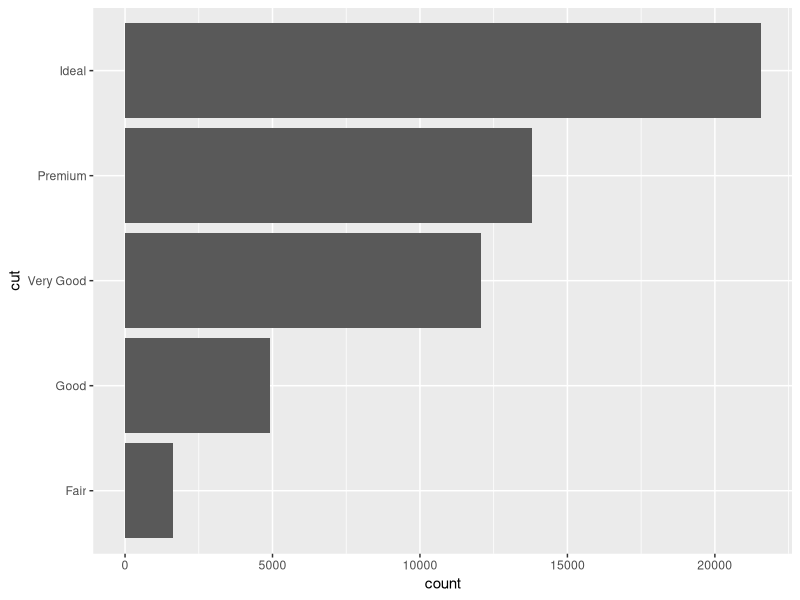
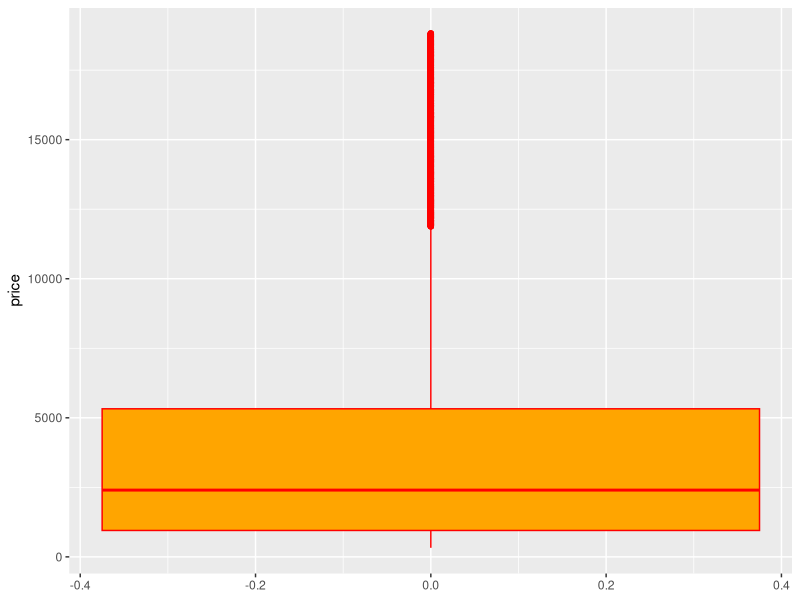
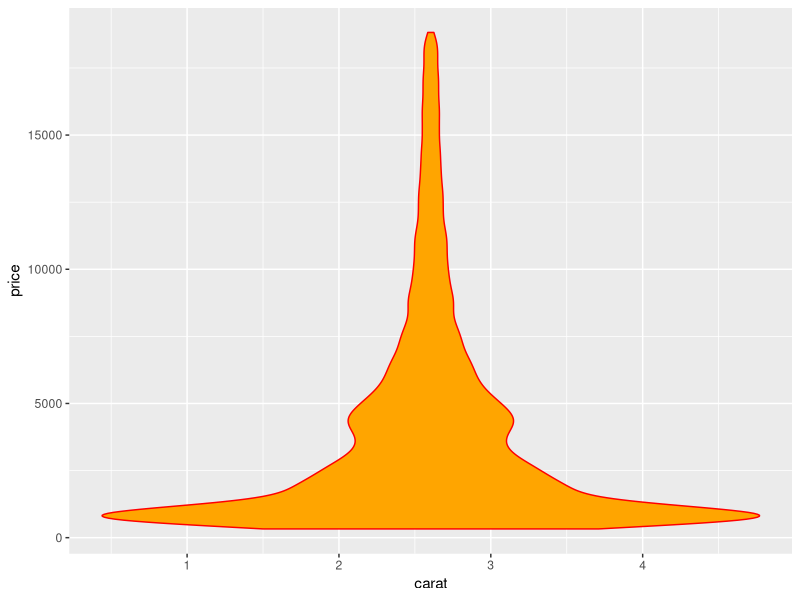
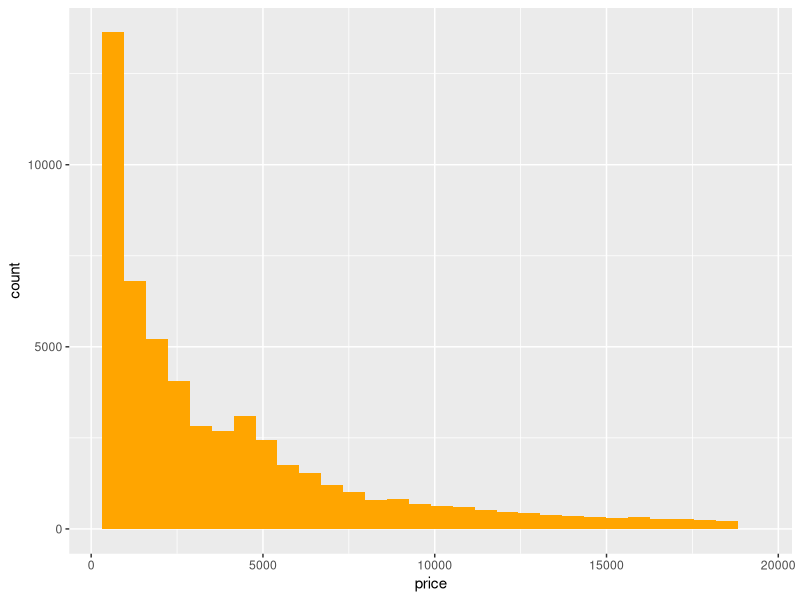
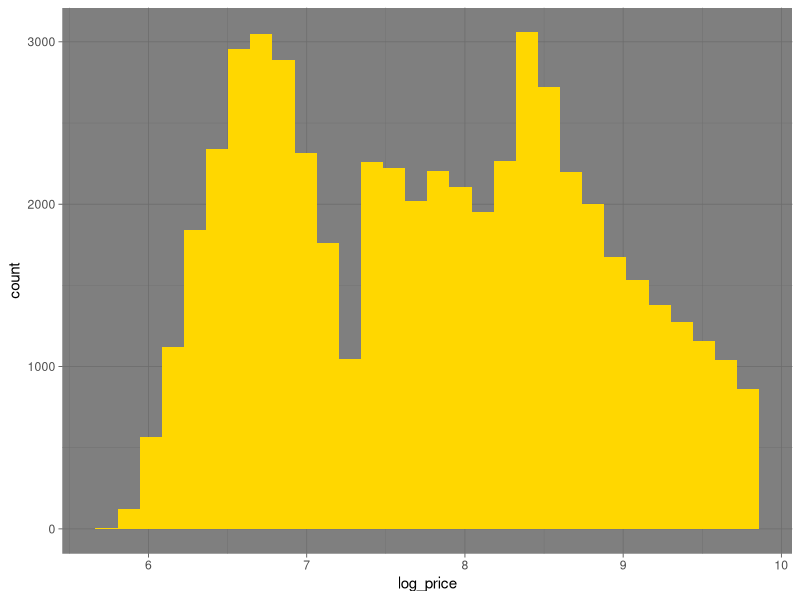
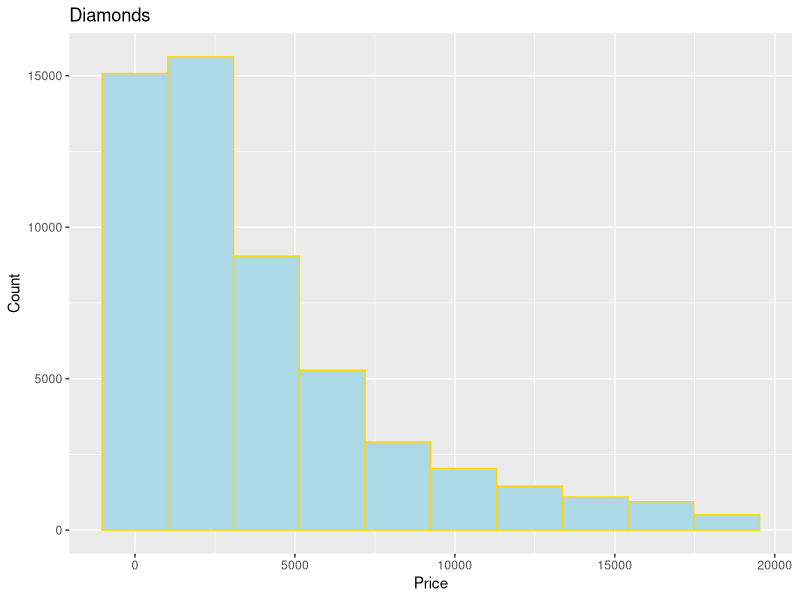
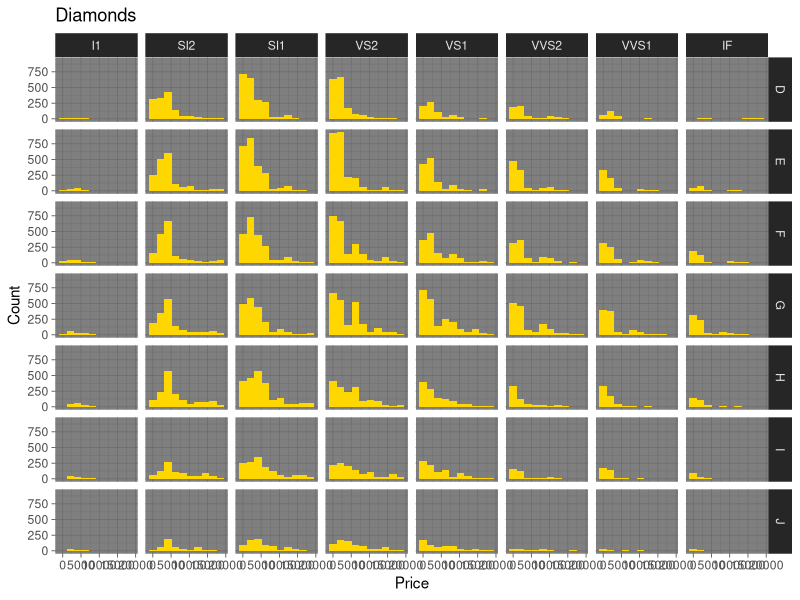
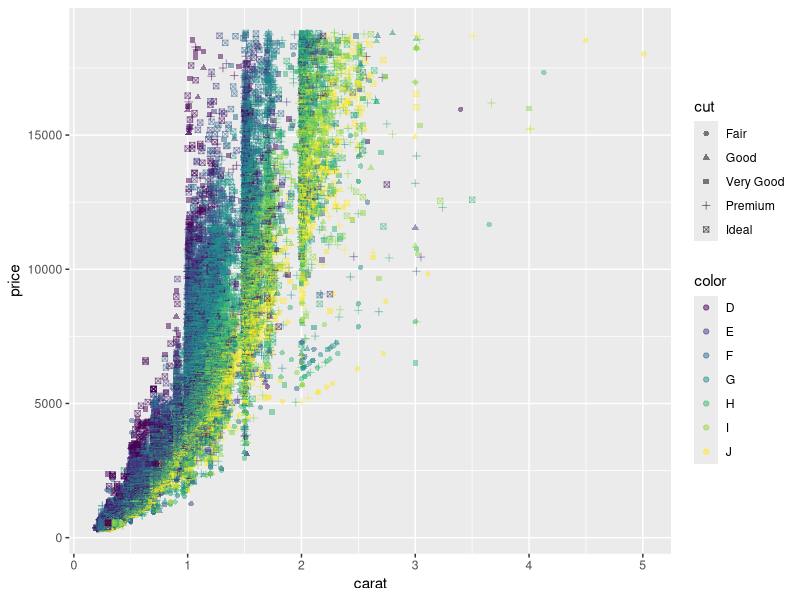

Source code (R) for these figures, in order:

library(tidyverse)

diamonds

diamonds %>% select(cut) %>% group_by(cut) %>% summarise(aantal = n())

ggplot(data = diamonds, 
       mapping = aes(x = cut)) + 
  stat_count() + 
  coord_flip()

ggplot(data = diamonds,
       mapping = aes(y = price)) +
  geom_boxplot(color = "red",
               fill = "orange")

ggplot(data = diamonds,
       mapping = aes(x = carat, y = price)) +
  geom_violin(color = "red",
               fill = "orange")


ggplot(data = diamonds,
         mapping = aes(x = price)) +
  geom_histogram(fill = "orange", bins = 30)


diamonds %>% mutate(log_price = log(price)) %>%
  ggplot(data = .,
         mapping = aes(x = log_price)) +
    geom_histogram(fill = "gold") +
    theme_dark()




ggplot(data = diamonds,
       mapping = aes(x = price)) +
  geom_histogram(bins = 10, 
                 color = "gold", 
                 fill = "lightblue") +
  labs(x = "Price", y = "Count", title = "Diamonds")


ggplot(data = diamonds,
       mapping = aes(x = price)) +
  geom_histogram(bins = 10, fill = "gold")  +
  labs(x = "Price", y = "Count", title = "Diamonds") +
  facet_grid(color ~ clarity) +
  theme_dark()

ggplot(data = diamonds,
       mapping = aes(x = carat, 
                     y = price,
                     shape = cut,
                     color = color)) +
  geom_point(alpha = 0.5)

ggplot(data = diamonds,
       mapping = aes(x = carat)) +
  geom_histogram(bins = 100)

ggplot(data = diamonds) +
  geom_bar(mapping = aes(x = cut, fill = color),
           position = "dodge")
